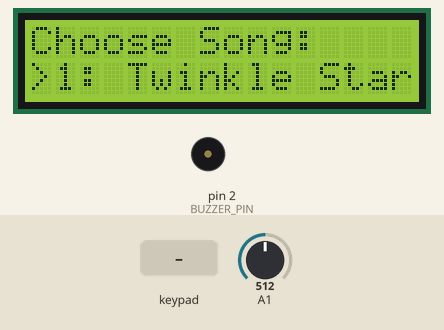
Recording of a sketch running on a simulated Arduino Uno, built with avr-gcc and run on an emulated ATmega328P. Shown: 16×2 character LCD, buzzer (waves = sounding). The inputs (shaded band) are chosen by the test bench; at power-on: A1 = 512. Random numbers use the default seed unless the sketch sets one.

Above: at 4.2 s.
4.3 s: key '5' pressed
At 4.8 s:
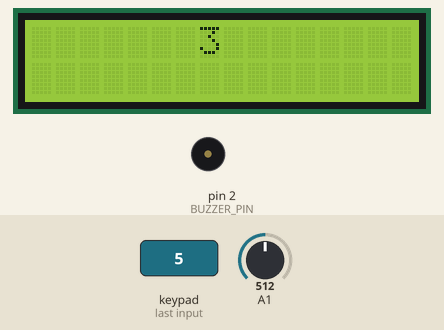
6.4 s: keypad keys 9 8 7 6 pressed 0.4 s apart
At 7.7 s:
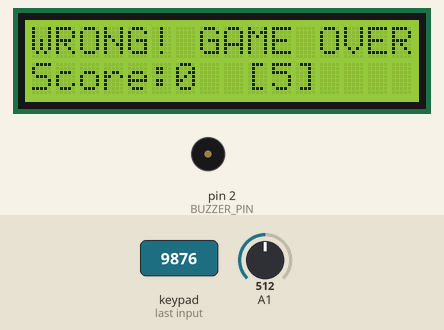
9.5 s: keypad keys 5 4 3 # pressed 0.4 s apart
At 11.2 s:
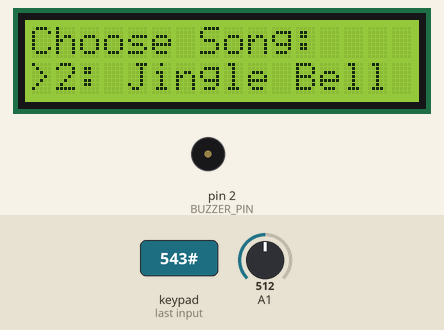
12.6 s: key '#' pressed
At 13.8 s:
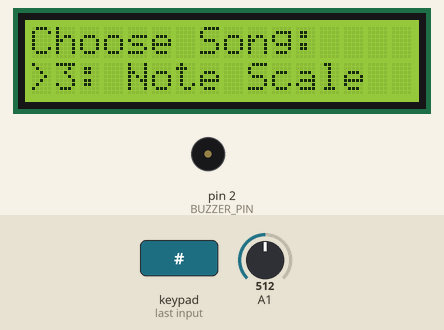
14.1 s: keypad keys 5 4 3 pressed 0.4 s apart
At 18.2 s:
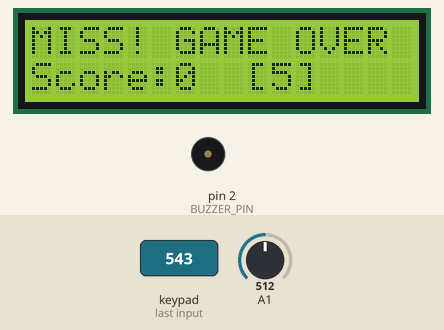
Timing chart, 0 to 19.3 s (numbered marks = the images above; inputs shaded):
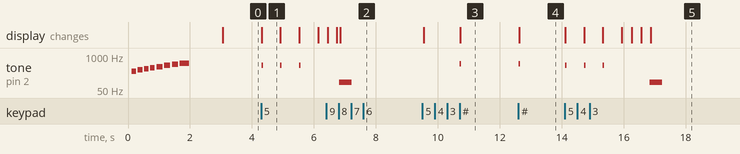

Measured:
- after the input at 4.3 s, tone on pin 2 (BUZZER_PIN): alternates 440 Hz for 0.05 s and silent for 0.55 s, starting at once; the display: changes at once (image 1)
- after the input at 9.5 s, tone on pin 2 (BUZZER_PIN): silent → 500 Hz after 1.2 s, → silent 0.05 s later; the display: first changes at once (image 3 shows a later state)
- after the input at 12.6 s, tone on pin 2 (BUZZER_PIN): silent → 500 Hz at once, → silent 0.05 s later; the display: changes at once (image 4)
- after the input at 14.1 s, tone on pin 2 (BUZZER_PIN): plays 440 Hz for 0.05 s, 440 Hz for 0.05 s, 440 Hz for 0.05 s, 100 Hz for 0.40 s, starting at once; the display: first changes at once (image 5 shows a later state)
- what the display in image 1 shows lasts 0.6 s, from 4.3 s to 4.9 s

The sketch:

lab7_part5.ino
```cpp
#include <Wire.h>
#include <LiquidCrystal_I2C.h>
#include <Keypad.h>

// --- LCD CONFIG ---
LiquidCrystal_I2C lcd(0x27, 16, 2);

// --- KEYPAD CONFIG ---
const byte ROWS = 4;
const byte COLS = 3;
char keys[ROWS][COLS] = {
  {'1','2','3'}, // 2 = DON, 8 = KA
  {'4','5','6'}, // 4 = HALF DON, 5 = MENU, 6 = HALF KA
  {'7','8','9'},
  {'*','0','#'}
};
byte rowPins[ROWS] = {9, 8, 7, 6};
byte colPins[COLS] = {5, 4, 3};
Keypad keypad = Keypad(makeKeymap(keys), rowPins, colPins, ROWS, COLS);

// --- PINS & CONSTANTS ---
const int BUZZER_PIN = 2;
#define NOTE_DON   1
#define NOTE_KA    2
#define NOTE_LEFT  3   // New Note
#define NOTE_RIGHT 4   // New Note

// Musical Frequencies
#define C4  262
#define D4  294
#define E4  330
#define F4  349
#define G4  392
#define A4  440
#define B4  494
#define C5  523

int menuIndex = 0;

const char* menuItems[] = {
  "1: Twinkle Star",
  "2: Jingle Bell",
  "3: Note Scale"
};

const int menuLength = 3;

struct Note {
  unsigned long targetTime;
  int frequency;
  int type;
  bool processed;
};

const int MAX_NOTES = 25;
Note currentSong[MAX_NOTES];
int currentSongLength = 0;

enum GameState { MENU, COUNTDOWN, PLAYING, GAMEOVER };
GameState currentState = MENU;

unsigned long gameStartTime = 0;
int score = 0;

// --- CUSTOM CHARS ---
byte charDon[8] = {0b00000, 0b01110, 0b11111, 0b11111, 0b11111, 0b01110, 0b00000, 0b00000};
byte charKa[8]  = {0b00000, 0b01110, 0b10001, 0b10001, 0b10001, 0b01110, 0b00000, 0b00000};
// Graphics for Left and Right halves
byte charLeft[8]  = {0b00111, 0b01111, 0b11111, 0b11111, 0b11111, 0b01111, 0b00111, 0b00000};
byte charRight[8] = {0b11100, 0b11110, 0b11111, 0b11111, 0b11111, 0b11110, 0b11100, 0b00000};

// --- SONG DATA ---
void loadSong(int choice) {
  randomSeed(analogRead(A1));
  score = 0;
  unsigned long startOffset = 800;

  if (choice == 1) { // Twinkle Twinkle
    int mel[] = {C4, C4, G4, G4, A4, A4, G4, F4, F4, E4, E4, D4, D4, C4};
    currentSongLength = 14;
    for(int i=0; i<currentSongLength; i++) {
      // random(1, 5) picks 1(DON), 2(KA), 3(LEFT), or 4(RIGHT)
      currentSong[i] = { (unsigned long)(startOffset + (i * 1000)), mel[i], random(1, 5), false };
    }
  }
  else if (choice == 2) { // Jingle Bells
    int mel[] = {E4, E4, E4, E4, E4, E4, E4, G4, C4, D4, E4};
    currentSongLength = 11;
    for(int i=0; i<currentSongLength; i++) {
      currentSong[i] = { (unsigned long)(startOffset + (i * 1000)), mel[i], random(1, 5), false };
    }
  }
  else if (choice == 3) { // Fast Scale
    currentSongLength = 8;
    int mel[] = {C4, D4, E4, F4, G4, A4, B4, C5};
    for(int i=0; i<currentSongLength; i++) {
      currentSong[i] = { (unsigned long)(startOffset + (i * 800)), mel[i], random(1, 5), false };
    }
  }
}

void setup() {
  pinMode(BUZZER_PIN, OUTPUT);
  lcd.init();
  lcd.backlight();
  lcd.clear();
  lcd.createChar(1, charDon);
  lcd.createChar(2, charKa);
  lcd.createChar(3, charLeft);
  lcd.createChar(4, charRight);
  showWelcome();
  delay(1000);
  showMenu();
}

void loop() {
  char key = keypad.getKey();

  switch (currentState) {
    case MENU:
      if (key == '#') {
        if (menuIndex < menuLength - 1) {
          menuIndex++;
          tone(BUZZER_PIN, 500, 50);
          showMenu();
        }
      }
      if (key == '*') {
        if (menuIndex > 0) {
          menuIndex--;
          tone(BUZZER_PIN, 250, 50);
          showMenu();
        }
      }
      if (key == '5') {
        loadSong(menuIndex + 1);
        currentState = COUNTDOWN;
      }
      break;

    case COUNTDOWN:
      runCountdown();
      break;

    case PLAYING:
      updateGame(key);
      break;

    case GAMEOVER:
      if (key == '5') showMenu();
      break;
  }
}

void runCountdown() {
  for (int i = 3; i > 0; i--) {
    lcd.clear();
    lcd.setCursor(7, 0); lcd.print(i);
    tone(BUZZER_PIN, 440, 50);
    delay(600);
  }
  gameStartTime = millis();
  currentState = PLAYING;
}

void updateGame(char key) {
  unsigned long currentTime = millis() - gameStartTime;
  lcd.clear();
  lcd.setCursor(0, 0); lcd.print(">");

  bool allNotesDone = true;

  for (int i = 0; i < currentSongLength; i++) {
    if (!currentSong[i].processed) {
      allNotesDone = false;
      long timeDiff = (long)currentSong[i].targetTime - (long)currentTime;
      int xPos = timeDiff / 125;

      if (xPos >= 0 && xPos < 16) {
        lcd.setCursor(xPos, 0);
        lcd.write(currentSong[i].type);
      }

      if (timeDiff < -100) {
        triggerGameOver("MISS! GAME OVER");
        return;
      }
    }
  }

  // Handle Input for all 4 note types
  if (key != NO_KEY) {
    int hitType = 0;
    if (key == '2') hitType = NOTE_DON;
    else if (key == '8') hitType = NOTE_KA;
    else if (key == '4') hitType = NOTE_LEFT;
    else if (key == '6') hitType = NOTE_RIGHT;

    if (hitType != 0) checkHit(currentTime, hitType);
  }

  lcd.setCursor(0, 1);
  lcd.print("Score:"); lcd.print(score);

  if (allNotesDone) {
    delay(800);
    triggerGameOver("SONG CLEAR!");
  }
}

void checkHit(unsigned long currentTime, int hitType) {
  int bestIndex = -1;
  long bestDiff = 999999;

  for (int i = 0; i < currentSongLength; i++) {
    if (!currentSong[i].processed) {
      long diff = abs((long)currentTime - (long)currentSong[i].targetTime);
      if (diff < bestDiff) {
        bestDiff = diff;
        bestIndex = i;
      }
    }
  }

  if (bestIndex != -1 && bestDiff < 250) {
    if (hitType == currentSong[bestIndex].type) {
      tone(BUZZER_PIN, currentSong[bestIndex].frequency, 150);
      currentSong[bestIndex].processed = true;
      score += 100;
    } else {
      triggerGameOver("WRONG! GAME OVER");
    }
  }
}

void triggerGameOver(String msg) {
  currentState = GAMEOVER;
  menuIndex = 0;
  if (msg != "SONG CLEAR!") {
    tone(BUZZER_PIN, 100, 400);
  } else {
    tone(BUZZER_PIN, 880, 200);
  }
  lcd.clear();
  lcd.print(msg);
  lcd.setCursor(0, 1);
  lcd.print("Score:"); lcd.print(score);
  lcd.print("  [5]");
}

void showWelcome() {
  lcd.clear();
  lcd.print("Welcome to");
  lcd.setCursor(0,1);
  lcd.print("Arduino Taiko");

  int melody[] = {C4, D4, E4, F4, G4, A4, B4, C5};
  int duration[] = {150, 150, 150, 150, 200, 200, 200, 300};

  for (int i = 0; i < 8; i++) {
    tone(BUZZER_PIN, melody[i], duration[i]);
    delay(duration[i] + 50);
  }
}

void showMenu() {
  currentState = MENU;
  lcd.clear();
  lcd.setCursor(0, 0);
  lcd.print("Choose Song:");
  lcd.setCursor(0, 1);
  lcd.print(">");
  lcd.print(menuItems[menuIndex]);
}
```
